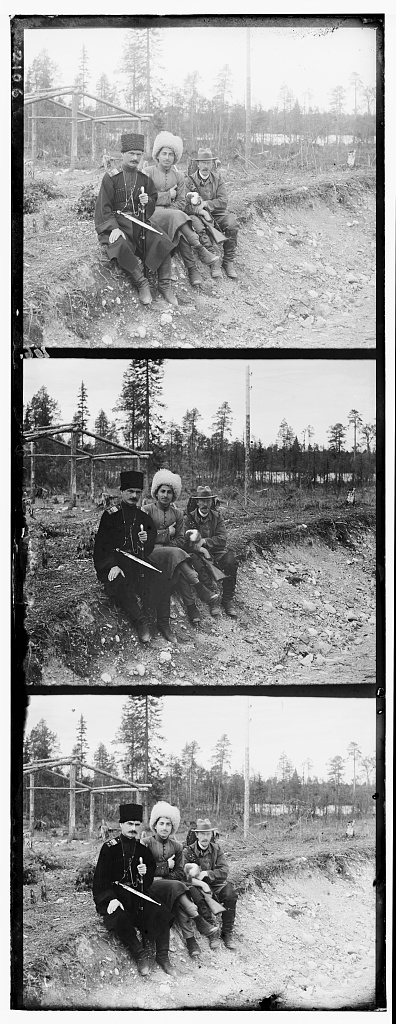
#> input picture picture_editing/lab_1/00313v.jpg, 396 x 1024 px; its folder holds only this picture in this run
$ jupyter execute lab_1.ipynb
#> lines starting #> are read from the running program, lines starting #| are printed output that depends on the picture
[cell 1]
from skimage import img_as_float, img_as_uint, io
import numpy as np
import glob

[cell 2]
def splitRGBNegatives(img, cut = 0.05):

    img = img_as_float(img)

    imgRow, imgCol = img.shape[:2]
    imgRow -= imgRow % 3

    channelRowCut = int(imgRow // 3 * cut)
    channelColCut = int(imgCol * cut)
    channelSize = imgRow // 3

    r = img[2 * channelSize + channelRowCut : imgRow - channelRowCut,
            channelColCut: -channelColCut]

    g = img[channelSize + channelRowCut: 2 * channelSize - channelRowCut,
            channelColCut: -channelColCut]

    b = img[channelRowCut: channelSize - channelRowCut,
            channelColCut: -channelColCut]

    return {
        'r': r,
        'g': g,
        'b': b
    }

[cell 3]
def getBestOffsets(imgOne, imgTwo):

    initalOffset = 256
    corrXArray = []
    corrYArray = []
    imgTwoX = np.roll(imgTwo, -initalOffset, axis = 0)
    imgTwoY = np.roll(imgTwo, -initalOffset, axis = 1)

    # двигаем относительно первой
    for i in range(initalOffset * 2):
        corrX = (imgOne * imgTwoX).sum()
        corrY = (imgOne * imgTwoY).sum()
        corrXArray.append([corrX, i - initalOffset])
        corrYArray.append([corrY, i - initalOffset])
        imgTwoX = np.roll(imgTwoX, 1, axis = 0)
        imgTwoY = np.roll(imgTwoY, 1, axis = 1)

    corrXArray = np.array(corrXArray)
    bestX = corrXArray[np.argmax(corrXArray[:, 0])].astype(int)[1]

    corrYArray = np.array(corrYArray)
    bestY = corrYArray[np.argmax(corrYArray[:, 0])].astype(int)[1]

    return (bestX, bestY)

[cell 4]
def createCanalsImg(img):

    imgs = splitRGBNegatives(img, 0.05)
    r = imgs['r']
    g = imgs['g']
    b = imgs['b']

    # зелёный канал не трогаем, он основной
    rOffsets = getBestOffsets(g, r)
    r = np.roll(r, rOffsets, axis = (0, 1))

    bOffsets = getBestOffsets(g, b)
    b = np.roll(b, bOffsets, axis = (0, 1))

    totalCut = (max(abs(bOffsets[0]), abs(rOffsets[0])),
                    max(abs(bOffsets[1]), abs(rOffsets[1])))

    b = b[totalCut[0]: b.shape[0] - totalCut[0],
          totalCut[1]: b.shape[1] - totalCut[1]]
    g = g[totalCut[0]: g.shape[0] - totalCut[0],
          totalCut[1]: g.shape[1] - totalCut[1]]
    r = r[totalCut[0]: r.shape[0] - totalCut[0],
          totalCut[1]: r.shape[1] - totalCut[1]]

    return img_as_float(np.dstack((r, g, b)))

[cell 5]
fullGlob = glob.glob("*.jpg") + glob.glob("*.png")

for file in fullGlob:
    print(file)
    img = createCanalsImg(io.imread(file))
#> in createCanalsImg, `imgs = splitRGBNegatives(img, 0.05)`: imgs = 3 items
#> in createCanalsImg, img is the input picture: shape (1024, 396); min 0, max 255, mean 153.1
#> the loop in getBestOffsets, `for i in range(initalOffset * 2):` made 512 passes
#> (corrX, corrY) on passes 1 to 3: (37261, 36626.3), (37214.7, 36611.8), (37151.8, 36595.8)
#> after the loop in getBestOffsets, `for i in range(initalOffset * 2):`:
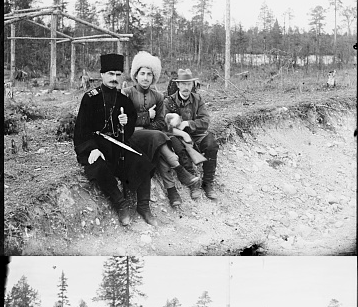
#> imgTwoX: shape (307, 358) float64; min 0, max 1, mean 0.627
#> after the loop in getBestOffsets, `for i in range(initalOffset * 2):`:
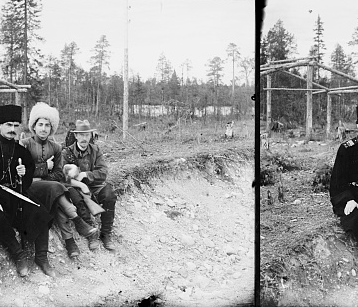
#> imgTwoY: shape (307, 358) float64; min 0, max 1, mean 0.627
#> after the loop in getBestOffsets, `for i in range(initalOffset * 2):`: corrXArray = 512 pairs, first value 33658.6 to 40836.7, second value -256 to 255; corrYArray = 512 pairs, first value 35555.7 to 39538.9, second value -256 to 255
#> in getBestOffsets, `bestX = corrXArray[np.argmax(corrXArray[:, 0])].astype(int)[1]`: bestX = 8
#> in getBestOffsets, `bestY = corrYArray[np.argmax(corrYArray[:, 0])].astype(int)[1]`: bestY = 0
#> in createCanalsImg, `rOffsets = getBestOffsets(g, r)`: rOffsets = (8, 0)
#> the loop in getBestOffsets (call 2), `for i in range(initalOffset * 2):` made 512 passes
#> (corrX, corrY) on passes 1 to 3: (38240.6, 39398), (38195.4, 39387.5), (38148.6, 39381.6)
#> pass 1, in getBestOffsets (call 2), `imgTwoY = np.roll(imgTwoY, 1, axis = 1)`:
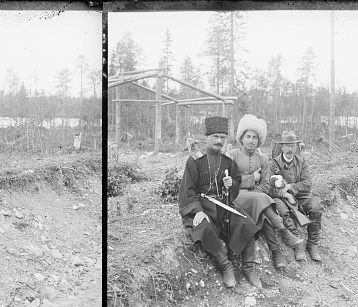
#> imgTwoY: shape (307, 358) float64; min 0, max 1, mean 0.697
#> after the loop in getBestOffsets (call 2), `for i in range(initalOffset * 2):`:
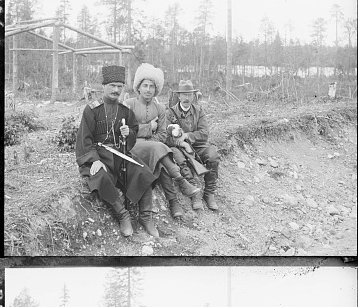
#> imgTwoX: shape (307, 358) float64; min 0, max 1, mean 0.697
#> after the loop in getBestOffsets (call 2), `for i in range(initalOffset * 2):`:
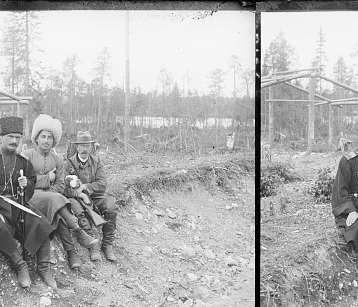
#> imgTwoY: shape (307, 358) float64; min 0, max 1, mean 0.697
#> after the loop in getBestOffsets (call 2), `for i in range(initalOffset * 2):`: corrXArray = 512 pairs, first value 37520.1 to 42460.1, second value -256 to 255; corrYArray = 512 pairs, first value 38828.3 to 41669.7, second value -256 to 255
#> in getBestOffsets (call 2), `bestX = corrXArray[np.argmax(corrXArray[:, 0])].astype(int)[1]`: bestX = -3
#> in createCanalsImg, `bOffsets = getBestOffsets(g, b)`: bOffsets = (-3, 0)
#> in createCanalsImg, `b = np.roll(b, bOffsets, axis = (0, 1))`:
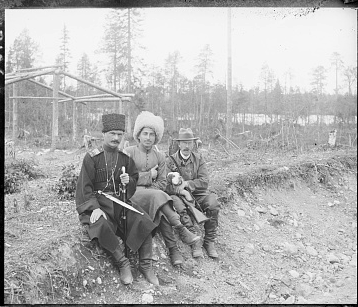
#> b: shape (307, 358) float64; min 0, max 1, mean 0.697
#> in createCanalsImg, `totalCut = (max(abs(bOffsets[0]), abs(rOffsets[0])), max(abs(bOffsets[..`: totalCut = (8, 0)
#> in createCanalsImg, `b = b[totalCut[0]: b.shape[0] - totalCut[0], totalCut[1]: b.shape[1] -..`:
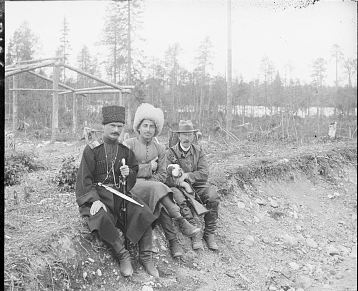
#> b: shape (291, 358) float64; min 0, max 1, mean 0.711
#> in createCanalsImg, `g = g[totalCut[0]: g.shape[0] - totalCut[0], totalCut[1]: g.shape[1] -..`:
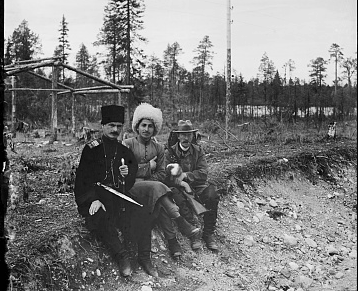
#> g: shape (291, 358) float64; min 0, max 1, mean 0.489
#> in createCanalsImg, `r = r[totalCut[0]: r.shape[0] - totalCut[0], totalCut[1]: r.shape[1] -..`:
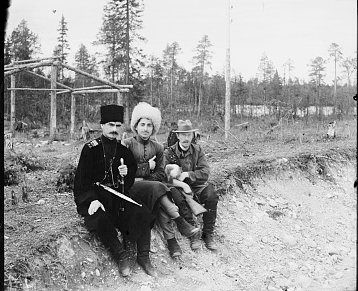
#> r: shape (291, 358) float64; min 0, max 1, mean 0.624
#> in createCanalsImg, `return img_as_float(np.dstack((r, g, b)))`:
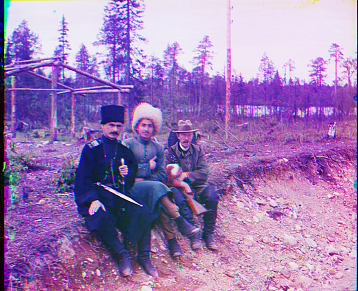
#> returned value: shape (291, 358, 3) float64; mean of channels 0, 1, 2 0.624, 0.489, 0.711; drawn as R, G, B
    io.imshow(img)
    io.show()

$ run again, on picture_editing/lab_1/00917v.jpg
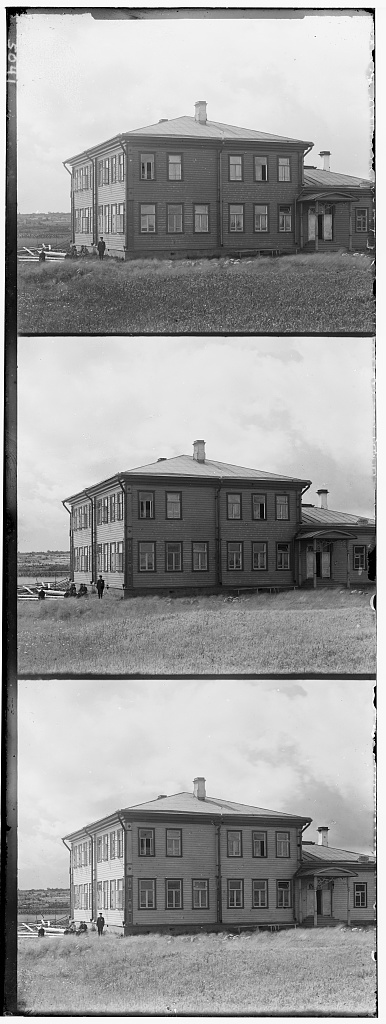
#> input picture picture_editing/lab_1/00917v.jpg, 386 x 1024 px
#> imgs = 3 items
#> in createCanalsImg, img is the input picture: shape (1024, 386); min 0, max 255, mean 158.4
#> the loop in getBestOffsets, `for i in range(initalOffset * 2):` made 512 passes
#> (corrX, corrY) on passes 1 to 3: (44348.8, 45084.7), (44280.3, 45066.3), (44211.1, 45050.4)
#> after the loop in getBestOffsets, `for i in range(initalOffset * 2):`: corrXArray = 512 pairs, first value 37951.8 to 47575.5, second value -256 to 255; corrYArray = 512 pairs, first value 44694.3 to 47154.9, second value -256 to 255
#> bestX = 4
#> bestY = 0
#> rOffsets = (4, 0)
#> the loop in getBestOffsets (call 2), `for i in range(initalOffset * 2):` made 512 passes
#> (corrX, corrY) on passes 1 to 3: (40947.7, 44622.8), (40851.4, 44605.1), (40751.2, 44580.3)
#> after the loop in getBestOffsets (call 2), `for i in range(initalOffset * 2):`:
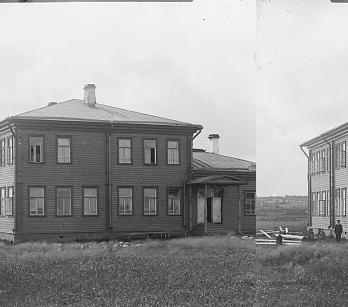
#> imgTwoY: shape (307, 348) float64; min 0.0353, max 1, mean 0.618
#> after the loop in getBestOffsets (call 2), `for i in range(initalOffset * 2):`: corrXArray = 512 pairs, first value 34626.1 to 46610.7, second value -256 to 255; corrYArray = 512 pairs, first value 44045.6 to 46522.3, second value -256 to 255
#> bestX = -3
#> bestY = -1
#> bOffsets = (-3, -1)
#> totalCut = (4, 1)
#> in createCanalsImg, `return img_as_float(np.dstack((r, g, b)))`:
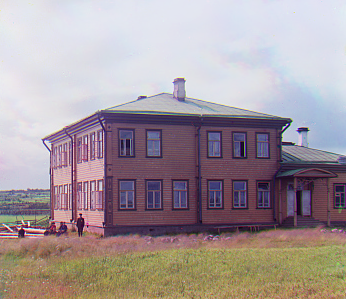
#> returned value: shape (299, 346, 3) float64; mean of channels 0, 1, 2 0.645, 0.597, 0.613; drawn as R, G, B

$ run again, on picture_editing/lab_1/00938v.jpg
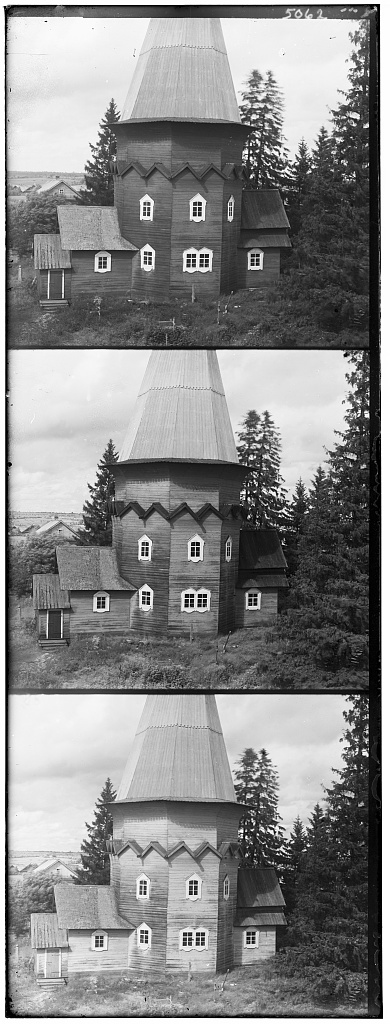
#> input picture picture_editing/lab_1/00938v.jpg, 390 x 1024 px
#> imgs = 3 items
#> in createCanalsImg, img is the input picture: shape (1024, 390); min 0, max 255, mean 137.1
#> the loop in getBestOffsets, `for i in range(initalOffset * 2):` made 512 passes
#> (corrX, corrY) on passes 1 to 3: (36048.4, 34621.2), (35999.2, 34633.4), (35950.8, 34640.5)
#> after the loop in getBestOffsets, `for i in range(initalOffset * 2):`: corrXArray = 512 pairs, first value 31033.3 to 39196.7, second value -256 to 255; corrYArray = 512 pairs, first value 33512.8 to 39007, second value -256 to 255
#> bestX = 2
#> rOffsets = (2, 2)
#> the loop in getBestOffsets (call 2), `for i in range(initalOffset * 2):` made 512 passes
#> (corrX, corrY) on passes 1 to 3: (31898, 34587), (31769.8, 34601.6), (31656.4, 34620.3)
#> bOffsets = (-1, -2)
#> totalCut = (2, 2)
#> in createCanalsImg, `return img_as_float(np.dstack((r, g, b)))`:
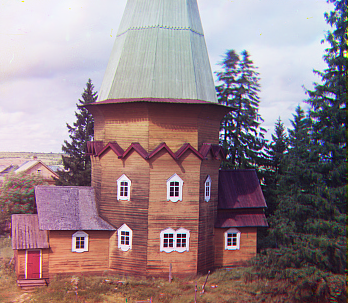
#> returned value: shape (303, 348, 3) float64; mean of channels 0, 1, 2 0.589, 0.51, 0.534; drawn as R, G, B
